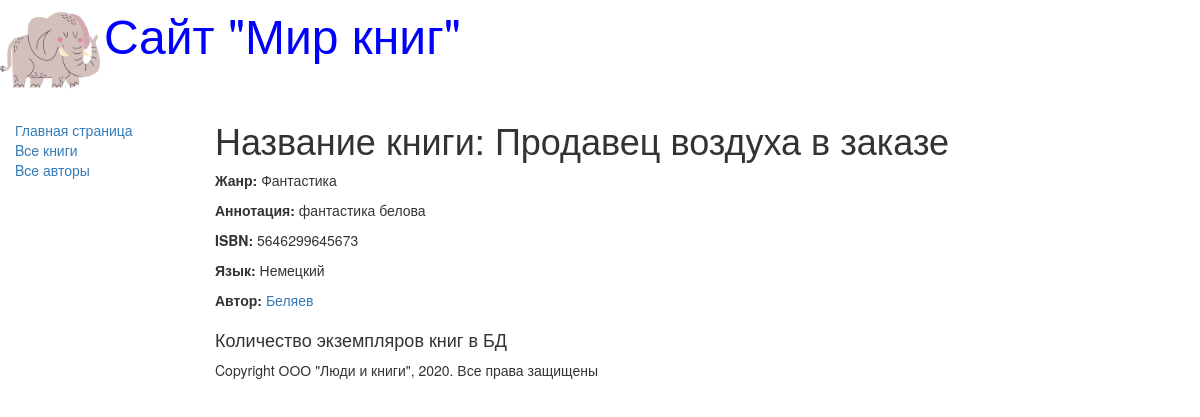
The page /books/2 on the database its author committed.
### catalog/models.py (models this page shows, shortened)
class Book(models.Model):
    title = models.CharField(max_length=200, help_text='Ведите название книги',
                             verbose_name='Название книги')
    genre = models.ForeignKey('Genre', on_delete=models.CASCADE,
                              help_text='Выберите жанр книги',
                              verbose_name='Жанр книги', null=True)
    language = models.ForeignKey('Language', on_delete=models.CASCADE,
                                 help_text='Выберите язык книги',
                                 verbose_name='Язык книги', null=True)
    author = models.ManyToManyField('Author', # null=True, <--  null has no effect on ManyToManyField
                              help_text='Выберите автора книги',
                              verbose_name='Автора книги')
    summary = models.TextField(max_length=1000, verbose_name='Аннотация книги',
                               help_text='Введите краткое описание книги')
    isbn = models.CharField(max_length=13, verbose_name='ISBN книги',
                            help_text='Должно содержать 13 символов')
    def display_author(self):
        return ', '.join([author.last_name for author in self.author.all()])
    display_author.short_description = 'Авторы'

class Genre(models.Model):
    name = models.CharField(max_length=200, help_text='Введите жанр книги',
                            verbose_name='Жанр книги')
    def __str__(self):
        return self.name

class Language(models.Model):
    name = models.CharField(max_length=20, help_text='Введите язык книги',
                            verbose_name='Язык книги')
    def __str__(self):
        return self.name

class Author(models.Model):
    first_name = models.CharField(max_length=100, help_text='Ведите имя автора',
                                  verbose_name='Имя автора')
    last_name = models.CharField(max_length=100, help_text='Ведите фамилию автора',
                                 verbose_name='Фамилия автора')
    date_of_birth = models.DateField(help_text='Введите дату рождения',
                                     verbose_name='Дата рождения',
                                     null=True, blank=True)
    date_of_death = models.DateField(help_text='Введите дату смерти',
                                     verbose_name='Дата смерти',
                                     null=True, blank=True)

### catalog/views.py (the view)
# urls.py: url(r'^books/(?P<pk>\d+)$', views.BookDetailView.as_view(), name='book-detail'), # http://127.0.0.1:8000/books/1
class BookDetailView(generic.DetailView):
    model = Book

### templates/catalog/book_detail.html (shortened to what this page needs)
{% extends "base_generic.html" %}
{% block content %}
    <h1>Название книги: {{ book.title }}</h1>
    <p><strong>Жанр:</strong> {{ book.genre }}</p>
    <p><strong>Аннотация:</strong> {{ book.summary }}</p>
    <p><strong>ISBN:</strong> {{ book.isbn }}</p>
    <p><strong>Язык:</strong> {{ book.language }}</p>
        {% for author in book.author.all %}
        <p><strong>Автор:</strong>
            <a href="{{ author.first_name }}">
                     {{ author.last_name }}
            </a>
        </p>
        {% endfor %}
    <div style="marging-left:20px;margin-top:20px">
        <h4>Количество экземпляров книг в БД</h4>
   </div>
{% endblock %}

### rows shown on the page
Book: title "Продавец воздуха в заказе", genre "Фантастика", summary "фантастика белова", isbn "5646299645673", language "Немецкий"
Author: last_name "Беляев"
